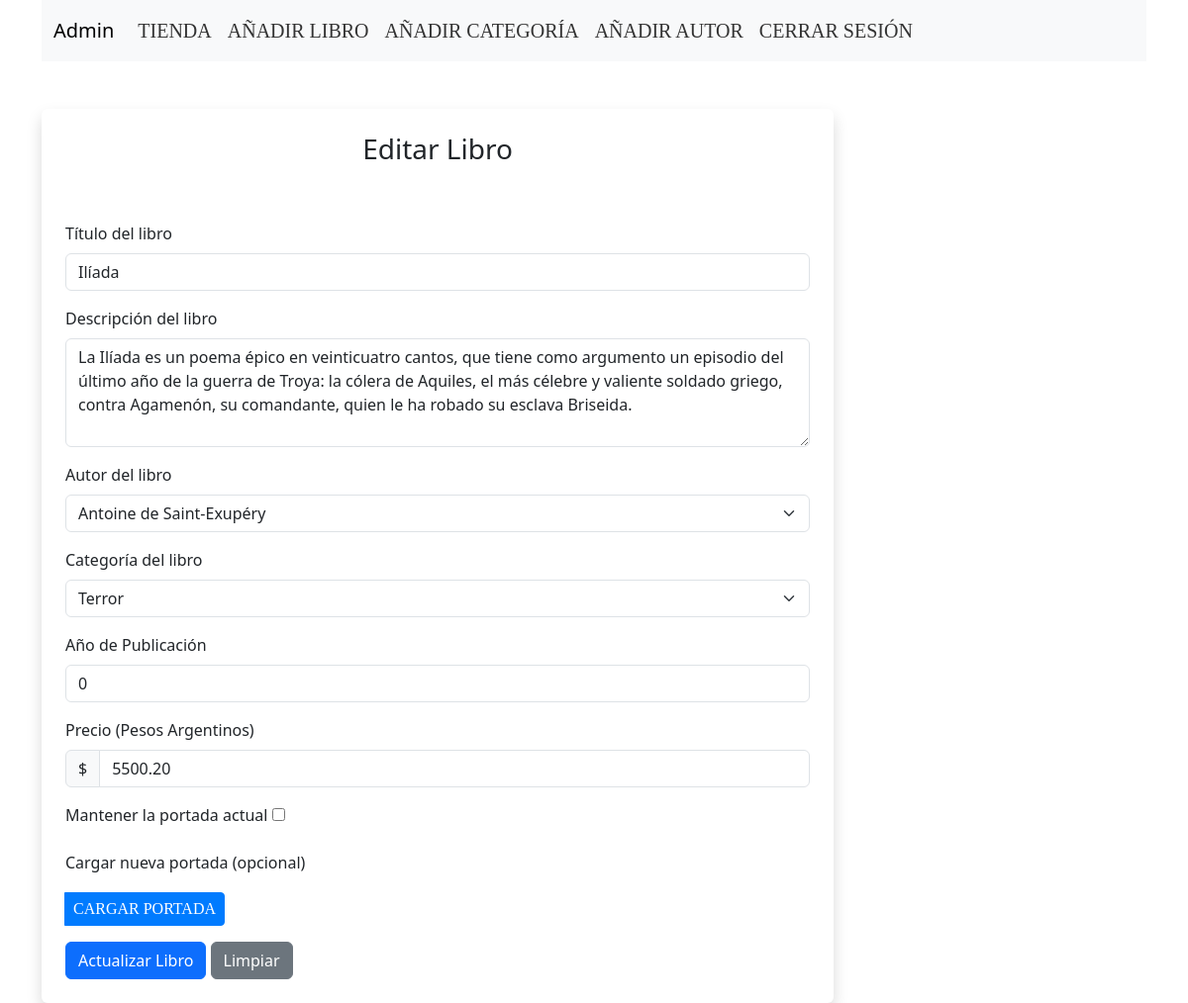
Before: /editar-libro.php?id=7 (signed in) with the older database file.
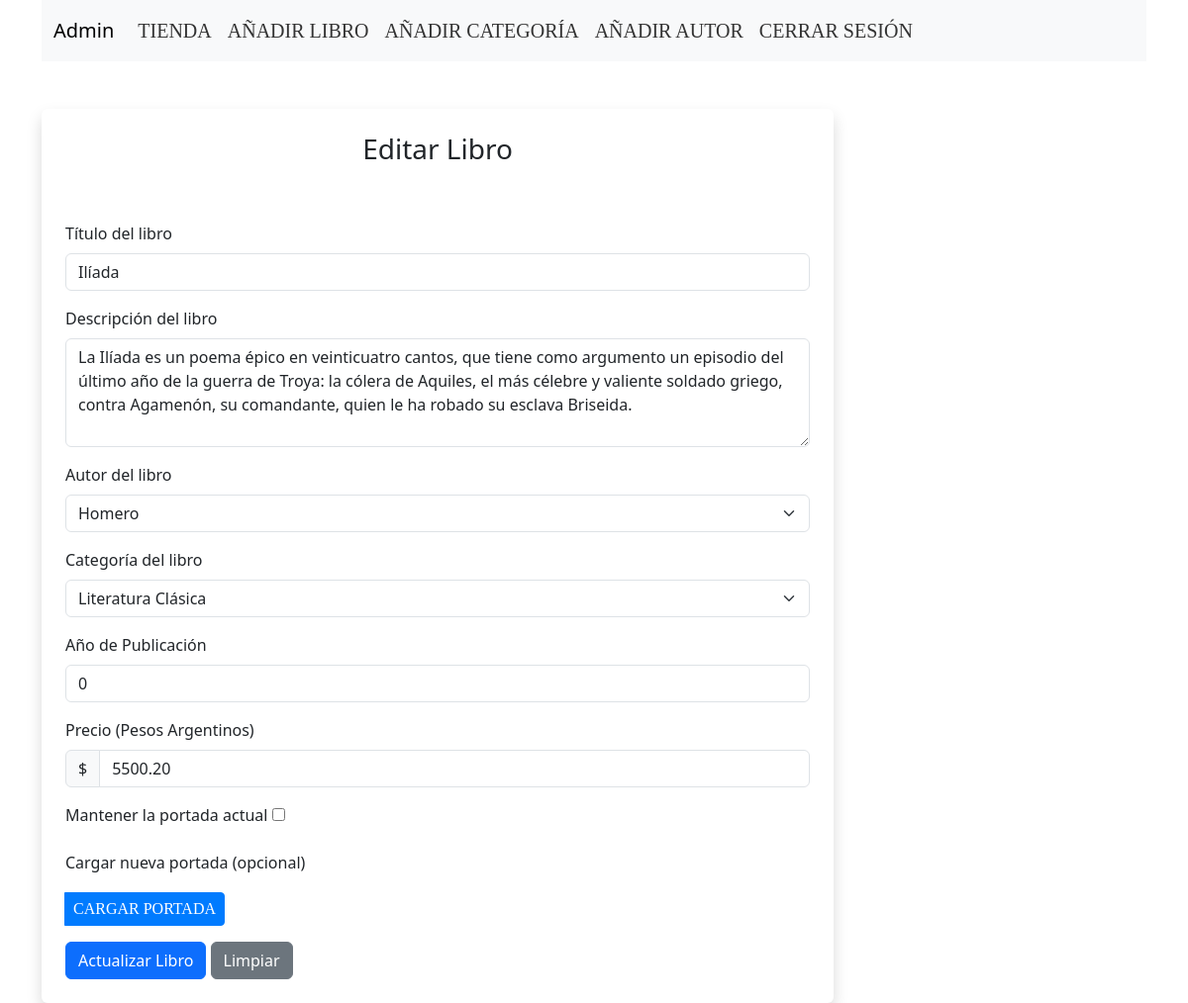
After: the same page with the newer database file.
### tables this page shows
CREATE TABLE `libros` (
  `id` int(11) NOT NULL,
  `titulo` varchar(255) NOT NULL,
  `autor_id` int(11) NOT NULL,
  `descripcion` text NOT NULL,
  `categoria_id` int(11) NOT NULL,
  `precio` decimal(10,2) NOT NULL,
  `fecha_publicacion` int(4) DEFAULT NULL,
  `portada` varchar(255) NOT NULL
);

CREATE TABLE `autor` (
  `id` int(11) NOT NULL,
  `nombre` varchar(255) NOT NULL,
  `apellido` varchar(255) NOT NULL
);

CREATE TABLE `categorias` (
  `id` int(11) NOT NULL,
  `nombre` varchar(255) NOT NULL
);

### php/func-autor.php (called while the page is built, shortened)
<?php
class Autor {
    public function __construct($id, $nombre, $apellido) {
        $this->id = $id;
        $this->nombre = $nombre;
        $this->apellido = $apellido;
    }
}
function get_all_authors($con) {
    $sql  = "SELECT * FROM autor";
    $stmt = $con->prepare($sql);
    $stmt->execute();
    $autores = array();
    if ($stmt->rowCount() > 0) {
        while ($row = $stmt->fetch(PDO::FETCH_ASSOC)) {
            $autor = new Autor($row['id'], $row['nombre'], $row['apellido']);
            $autores[] = $autor;
        }
    }
    return $autores;
}
?>

### php/func-libro.php (called while the page is built, shortened)
<?php
function get_book($con, $id) {
    $sql = "SELECT * FROM libros WHERE id = ?";
    $stmt = $con->prepare($sql);
    $stmt->bindParam(1, $id, PDO::PARAM_INT);
    $stmt->execute();
    return $stmt->fetch(PDO::FETCH_ASSOC);
}
?>

### php/func-categoria.php (called while the page is built, shortened)
<?php
class Categoria {
    public function __construct($id, $nombre) {
        $this->id = $id;
        $this->nombre = $nombre;
    }
}
function get_all_categories($con) {
    $sql  = "SELECT * FROM categorias";
    $stmt = $con->prepare($sql);
    $stmt->execute();
    $categorias = array();
    if ($stmt->rowCount() > 0) {
        while ($row = $stmt->fetch(PDO::FETCH_ASSOC)) {
            $categoria = new Categoria($row['id'], $row['nombre']);
            $categorias[] = $categoria;
        }
    }
    return $categorias;
}
?>

### editar-libro.php (the view, shortened to what the changed rows need)
<?php
$id = $_GET['id'];
include "db_conexion.php";
include "php/func-libro.php";
include "php/func-categoria.php";
include "php/func-autor.php";
$categorias = get_all_categories($conn);
$autores = get_all_authors($conn);
$book = get_book($conn, $id);
?>
<!DOCTYPE html>
<html lang="es">
<head>
     <link href="https://cdn.jsdelivr.net/npm/bootstrap@5.3.2/dist/css/bootstrap.min.css" rel="stylesheet">
    <link rel="stylesheet" type="text/css" href="https://cdn.datatables.net/1.11.10/css/jquery.dataTables.css">
    <link href="css/estilos-admin.css" rel="stylesheet">
</head>
<body>
    <div class="container">
        <form action="editar-libro.php?id=<?= $id ?>" method="post" enctype="multipart/form-data" class="shadow p-4 rounded mt-5" style="width: 90%; max-width: 50rem;">
            <h1 class="text-center pb-5 display-4 fs-3">Editar Libro</h1>
            <div class="mb-3">
                <label class="form-label">Título del libro</label>
                <input type="text" class="form-control" name="book_title" value="<?= htmlspecialchars($book['titulo']) ?>" required>
            </div>
            <div class="mb-3">
                <label class="form-label">Descripción del libro</label>
                <textarea class="form-control" name="book_description" rows="4   <textarea class="form-control" name="book_description" rows="4" required><?= htmlspecialchars($book['descripcion']) ?></textarea>
            </div>
            <div class="mb-3">
                <label class="form-label">Autor del libro</label>
                <select class="form-select" name="book_author" required>
                    <?php foreach ($autores as $autor) { ?>
                        <option value="<?= $autor->id ?>" <?= $autor->id == $book['autor_id'] ? 'selected' : '' ?>>
                            <?= htmlspecialchars($autor->nombre . ' ' . $autor->apellido) ?>
                        </option>
                    <?php } ?>
                </select>
            </div>
            <div class="mb-3">
                <label class="form-label">Categoría del libro</label>
                <select class="form-select" name="book_category" required>
                    <?php foreach ($categorias as $categoria) { ?>
                        <option value="<?= $categoria->id ?>" <?= $categoria->id == $book['categoria_id'] ? 'selected' : '' ?>>
                            <?= htmlspecialchars($categoria->nombre) ?>
                        </option>
                    <?php } ?>
                </select>
            </div>
            <div class="mb-3">
                <label class="form-label">Año de Publicación</label>
                <input type="number" class="form-control" name="book_year" value="<?= htmlspecialchars($book['fecha_publicacion']) ?>" required min="0" max="<?= date('Y') ?>">
            </div>
            <div class="mb-3">
                <div class="input-group">
                    <span class="input-group-text">$</span>
                    <input type="text" class="form-control" name="book_price" value="<?= htmlspecialchars($book['precio']) ?>" required>
                </div>
            </div>
        </form>
    </div>
</body>
</html>

Changed rows visible on the page:
changed libros "Ilíada": book_author (not shown) → "Homero"; book_category (not shown) → "Literatura Clásica"
Other visible differences:
form field book_author: "Antoine de Saint-Exupéry" → (not shown)
form field book_category: "Terror" → (not shown)
